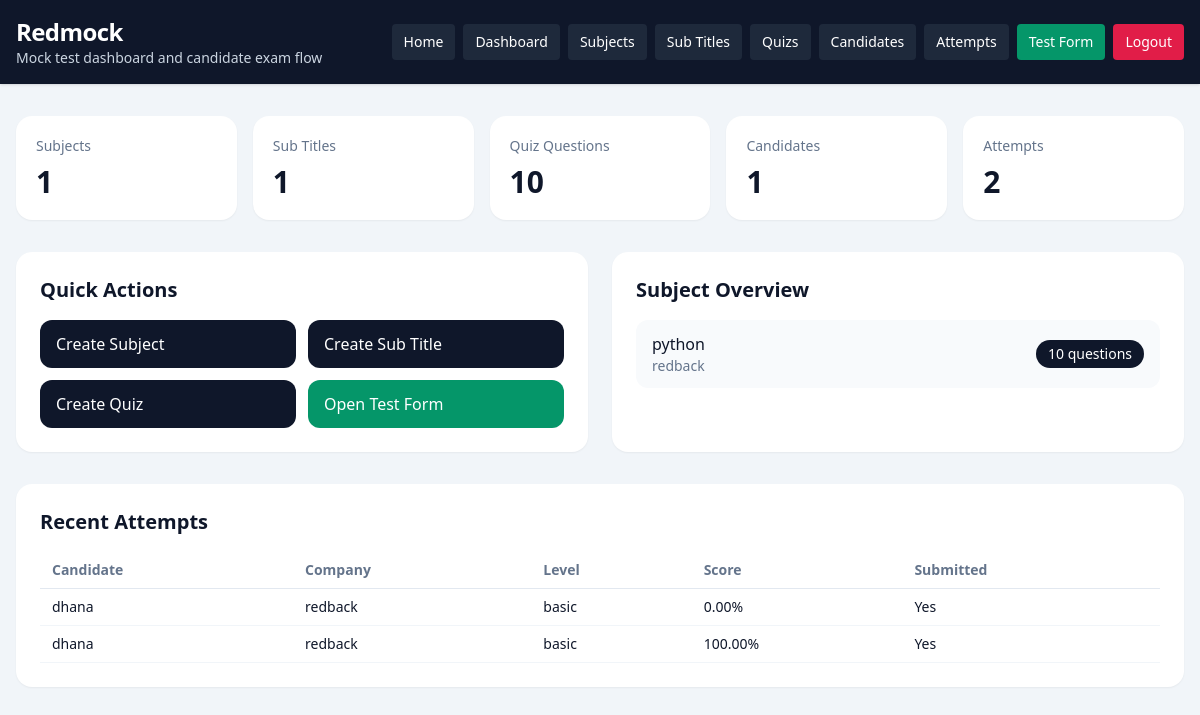
Page /dashboard/ (signed in) on the earlier database version.
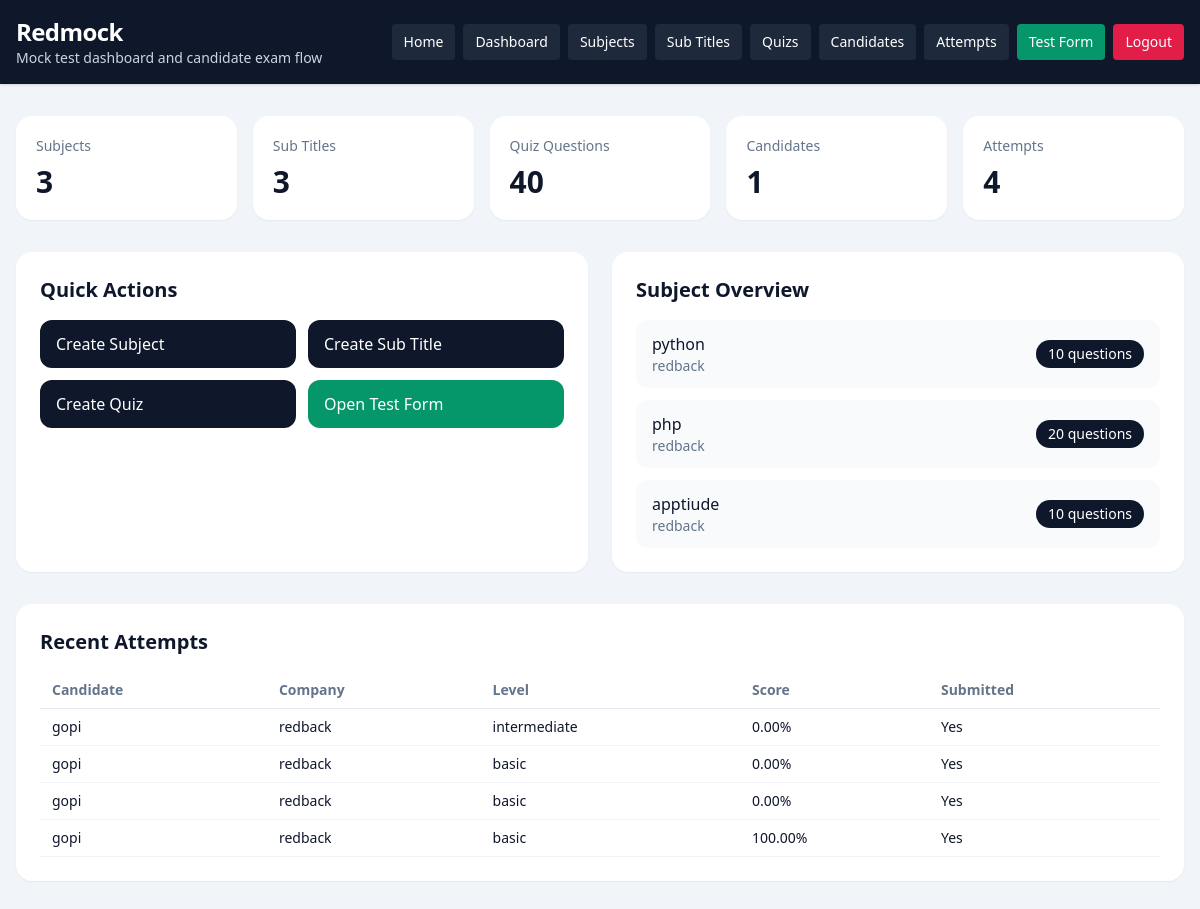
Same page on the later database version.
### dashboard/models.py (models this page shows, shortened)
class TestSubject(models.Model):
    company = models.ForeignKey(Company, on_delete=models.CASCADE, related_name='subjects')
    subject = models.CharField(max_length=150)
    created_at = models.DateTimeField(auto_now_add=True)
    class Meta:
        ordering = ['subject']
        unique_together = ('company', 'subject')

class Company(models.Model):
    name = models.CharField(max_length=150)
    image = models.ImageField(upload_to='company/', blank=True, null=True)
    email = models.EmailField(unique=True)
    password = models.CharField(max_length=128)
    is_active = models.BooleanField(default=True)
    created_at = models.DateTimeField(auto_now_add=True)
    updated_at = models.DateTimeField(auto_now=True)
    class Meta:
        ordering = ['name']
        verbose_name_plural = 'Companies'

### quiz/models.py (models this page shows, shortened)
class CandidateTestAttempt(models.Model):
    SESSION_SINGLE = 'single'
    SESSION_MULTI = 'multi'
    SESSION_CHOICES = [
        (SESSION_SINGLE, 'Single'),
        (SESSION_MULTI, 'Multi'),
    ]
    candidate = models.ForeignKey(Candidate, on_delete=models.CASCADE, related_name='attempts')
    company = models.ForeignKey(Company, on_delete=models.CASCADE, related_name='attempts')
    session_type = models.CharField(max_length=10, choices=SESSION_CHOICES)
    level = models.CharField(max_length=20)
    question_count = models.PositiveIntegerField()
    duration_minutes = models.PositiveIntegerField()
    selected_subjects = models.JSONField(default=list, blank=True)
    selected_sub_titles = models.JSONField(default=list, blank=True)
    answers_json = models.JSONField(default=list, blank=True)
    correct_count = models.PositiveIntegerField(default=0)
    wrong_count = models.PositiveIntegerField(default=0)
    percentage = models.DecimalField(max_digits=5, decimal_places=2, default=0)
    started_at = models.DateTimeField(blank=True, null=True)
    submitted_at = models.DateTimeField(blank=True, null=True)
    is_submitted = models.BooleanField(default=False)
    created_at = models.DateTimeField(auto_now_add=True)
    class Meta:
        ordering = ['-created_at']

class Candidate(models.Model):
    name = models.CharField(max_length=150)
    email = models.EmailField()
    designation_tech = models.CharField(max_length=150)
    created_at = models.DateTimeField(auto_now_add=True)
    class Meta:
        ordering = ['name']

### dashboard/views.py (the view)
# urls.py: path('', views.dashboard_home, name='home'),
@company_login_required
def dashboard_home(request):
    company = request.company
    context = {
        'subject_count': TestSubject.objects.filter(company=company).count(),
        'subtitle_count': SubTitle.objects.filter(test_subject__company=company).count(),
        'quiz_count': Quiz.objects.filter(test_subject__company=company).count(),
        'candidate_count': Candidate.objects.filter(attempts__company=company).distinct().count(),
        'attempt_count': CandidateTestAttempt.objects.filter(company=company).count(),
        'subjects': TestSubject.objects.filter(company=company).select_related('company').annotate(
            quiz_total=Count('quizzes')
        )[:6],
        'recent_attempts': CandidateTestAttempt.objects.filter(company=company).select_related(
            'candidate', 'company'
        )[:8],
        'company': company,
    }
    return render(request, 'dashboard/home.html', context)

### dashboard/views.py (called while the page is built)
def get_logged_in_company(request):
    company_id = request.session.get('company_id')
    if not company_id:
        return None
    return Company.objects.filter(id=company_id, is_active=True).first()

def company_login_required(view_func):
    @wraps(view_func)
    def wrapper(request, *args, **kwargs):
        company = get_logged_in_company(request)
        if not company:
            return redirect(f"{reverse('dashboard:login')}?next={request.path}")
        request.company = company
        return view_func(request, *args, **kwargs)
    return wrapper

### templates/dashboard/home.html (shortened to what this page needs)
{% extends "base.html" %}
{% block content %}
<section class="grid gap-4 md:grid-cols-5">
    <div class="rounded-2xl bg-white p-5 shadow-sm">
        <p class="text-sm text-slate-500">Subjects</p>
        <p class="mt-2 text-3xl font-bold">{{ subject_count }}</p>
    </div>
    <div class="rounded-2xl bg-white p-5 shadow-sm">
        <p class="text-sm text-slate-500">Sub Titles</p>
        <p class="mt-2 text-3xl font-bold">{{ subtitle_count }}</p>
    </div>
    <div class="rounded-2xl bg-white p-5 shadow-sm">
        <p class="text-sm text-slate-500">Quiz Questions</p>
        <p class="mt-2 text-3xl font-bold">{{ quiz_count }}</p>
    </div>
    <div class="rounded-2xl bg-white p-5 shadow-sm">
        <p class="text-sm text-slate-500">Candidates</p>
        <p class="mt-2 text-3xl font-bold">{{ candidate_count }}</p>
    </div>
    <div class="rounded-2xl bg-white p-5 shadow-sm">
        <p class="text-sm text-slate-500">Attempts</p>
        <p class="mt-2 text-3xl font-bold">{{ attempt_count }}</p>
    </div>
</section>
<section class="mt-8 grid gap-6 lg:grid-cols-2">
    <div class="rounded-2xl bg-white p-6 shadow-sm">
        <div class="mb-4 flex items-center justify-between">
            <h2 class="text-xl font-semibold">Quick Actions</h2>
        </div>
        <div class="grid gap-3 sm:grid-cols-2">
            <a href="{% url 'dashboard:subject_create' %}" class="rounded-xl bg-slate-900 px-4 py-3 text-white">Create Subject</a>
            <a href="{% url 'dashboard:subtitle_create' %}" class="rounded-xl bg-slate-900 px-4 py-3 text-white">Create Sub Title</a>
            <a href="{% url 'dashboard:quiz_create' %}" class="rounded-xl bg-slate-900 px-4 py-3 text-white">Create Quiz</a>
            <a href="{% url 'quiz:start' %}" class="rounded-xl bg-emerald-600 px-4 py-3 text-white">Open Test Form</a>
        </div>
    </div>
    <div class="rounded-2xl bg-white p-6 shadow-sm">
        <h2 class="text-xl font-semibold">Subject Overview</h2>
        <div class="mt-4 space-y-3">
            {% for subject in subjects %}
                <div class="flex items-center justify-between rounded-xl bg-slate-50 px-4 py-3">
                    <div>
                        <p class="font-medium">{{ subject.subject }}</p>
                        <p class="text-sm text-slate-500">{{ subject.company.name }}</p>
                    </div>
                    <span class="rounded-full bg-slate-900 px-3 py-1 text-sm text-white">{{ subject.quiz_total }} questions</span>
                </div>
            {% empty %}
                <p class="text-slate-500">No subjects created yet.</p>
            {% endfor %}
        </div>
    </div>
</section>
<section class="mt-8 rounded-2xl bg-white p-6 shadow-sm">
    <h2 class="text-xl font-semibold">Recent Attempts</h2>
    <div class="mt-4 overflow-x-auto">
        <table class="min-w-full text-left text-sm">
            <thead class="border-b border-slate-200 text-slate-500">
                <tr>
                    <th class="px-3 py-2">Candidate</th>
                    <th class="px-3 py-2">Company</th>
                    <th class="px-3 py-2">Level</th>
                    <th class="px-3 py-2">Score</th>
                    <th class="px-3 py-2">Submitted</th>
                </tr>
            </thead>
            <tbody>
                {% for attempt in recent_attempts %}
                    <tr class="border-b border-slate-100">
                        <td class="px-3 py-2">{{ attempt.candidate.name }}</td>
                        <td class="px-3 py-2">{{ attempt.company.name }}</td>
                        <td class="px-3 py-2">{{ attempt.level }}</td>
                        <td class="px-3 py-2">{{ attempt.percentage }}%</td>
                        <td class="px-3 py-2">{{ attempt.is_submitted|yesno:"Yes,No" }}</td>
                    </tr>
                {% empty %}
                    <tr>
                        <td colspan="5" class="px-3 py-6 text-center text-slate-500">No test attempts yet.</td>
                    </tr>
                {% endfor %}
            </tbody>
        </table>
    </div>
</section>
{% endblock %}

### templates/base.html (shortened to what this page needs)
<!DOCTYPE html>
<html lang="en">
<head>
    <script src="https://cdn.tailwindcss.com"></script>
</head>
<body class="min-h-screen bg-slate-100 text-slate-900">
    <div class="min-h-screen">
        <header class="bg-slate-900 text-white shadow">
            <div class="mx-auto flex max-w-7xl items-center justify-between px-4 py-4">
                <div>
                    <a href="/" class="text-2xl font-bold tracking-tight">Redmock</a>
                    <p class="text-sm text-slate-300">Mock test dashboard and candidate exam flow</p>
                </div>
                <nav class="flex flex-wrap gap-2 text-sm">
                    <a href="/" class="rounded bg-slate-800 px-3 py-2 hover:bg-slate-700">Home</a>
                    {% if request.session.company_id %}
                        <a href="/dashboard/" class="rounded bg-slate-800 px-3 py-2 hover:bg-slate-700">Dashboard</a>
                        <a href="/dashboard/subjects/" class="rounded bg-slate-800 px-3 py-2 hover:bg-slate-700">Subjects</a>
                        <a href="/dashboard/subtitles/" class="rounded bg-slate-800 px-3 py-2 hover:bg-slate-700">Sub Titles</a>
                        <a href="/dashboard/quizzes/" class="rounded bg-slate-800 px-3 py-2 hover:bg-slate-700">Quizs</a>
                        <a href="/dashboard/candidates/" class="rounded bg-slate-800 px-3 py-2 hover:bg-slate-700">Candidates</a>
                        <a href="/dashboard/attempts/" class="rounded bg-slate-800 px-3 py-2 hover:bg-slate-700">Attempts</a>
                        <a href="/quiz/start/" class="rounded bg-emerald-600 px-3 py-2 hover:bg-emerald-500">Test Form</a>
                        <a href="/dashboard/logout/" class="rounded bg-rose-600 px-3 py-2 hover:bg-rose-500">Logout</a>
                    {% else %}
                        <a href="/dashboard/login/" class="rounded bg-slate-800 px-3 py-2 hover:bg-slate-700">Dashboard Login</a>
                    {% endif %}
                </nav>
            </div>
        </header>
        <main class="mx-auto max-w-7xl px-4 py-8">
            {% block content %}{% endblock %}
        </main>
    </div>
</body>
</html>

Differences in the rows shown:
added TestSubject: subject "php", company.name "redback", quiz_total "20"
added TestSubject: subject "apptiude", company.name "redback", quiz_total "10"
added CandidateTestAttempt: candidate.name "gopi", company.name "redback", level "intermediate", percentage "0.00", is_submitted "Yes"
added CandidateTestAttempt: candidate.name "gopi", company.name "redback", level "basic", percentage "0.00", is_submitted "Yes"
changed through a linked row, CandidateTestAttempt (number 3 of 4 on the later page): candidate.name "dhana" → "gopi"
changed through a linked row, CandidateTestAttempt (number 4 of 4 on the later page): candidate.name "dhana" → "gopi"
Other differences:
{{ subject_count }}: "1" → "3"
{{ subtitle_count }}: "1" → "3"
{{ quiz_count }}: "10" → "40"
{{ attempt_count }}: "2" → "4"
